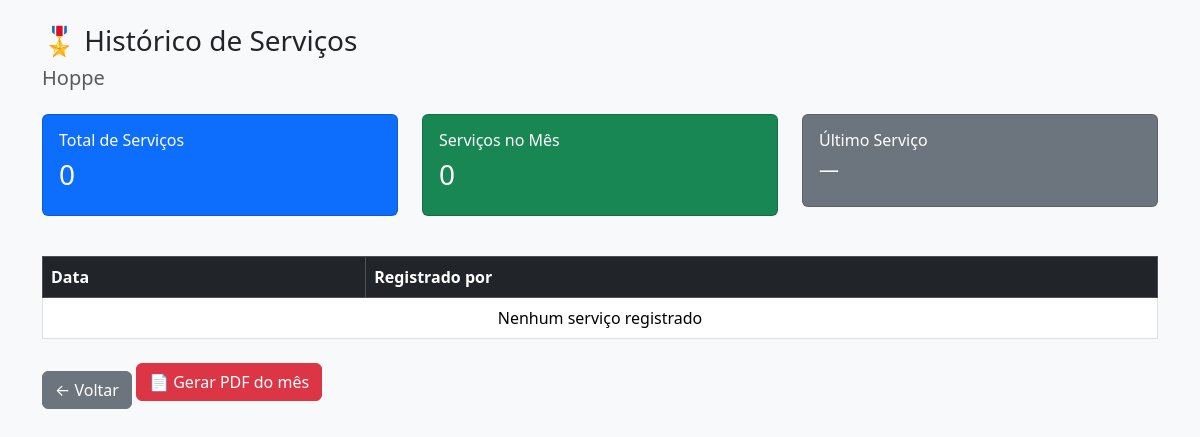
Page /militar/4/historico/ (signed in) on the earlier database version.
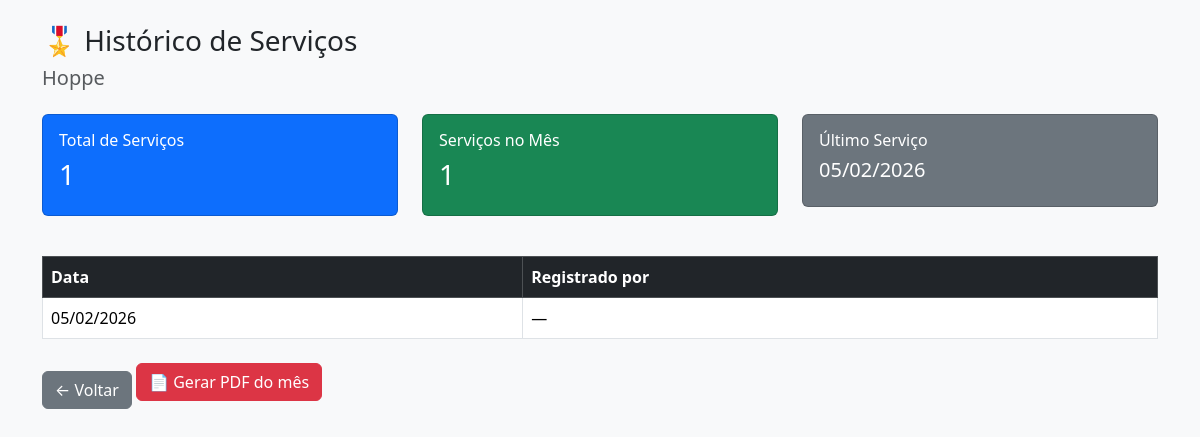
Same page on the later database version.
### core/models.py (models this page shows, shortened)
class Servico(models.Model):
    militar = models.ForeignKey(
        Militar,
        on_delete=models.CASCADE,
        related_name='servicos'
    )
    data = models.DateField()
    registrado_por = models.ForeignKey(
        User,
        on_delete=models.SET_NULL,
        null=True,
        blank=True
    )
    data_registro = models.DateTimeField(auto_now_add=True)
    class Meta:
        unique_together = ('militar', 'data')
        ordering = ['-data']
        verbose_name = 'Serviço'
        verbose_name_plural = 'Serviços'

### core/views.py (the view)
@login_required
def historico_militar(request, militar_id):
    if not pode_gerar_relatorios(request.user):
        return HttpResponseForbidden("Você não tem permissão para acessar este histórico.")
    militar = get_object_or_404(Militar, id=militar_id)
    servicos = Servico.objects.filter(
        militar=militar
    ).order_by('-data')
    hoje = date.today()
    total_servicos = servicos.count()
    ultimo_servico = servicos.first()
    total_mes = servicos.filter(
        data__month=hoje.month,
        data__year=hoje.year
    ).count()
    context = {
        'militar': militar,
        'servicos': servicos,
        'total_servicos': total_servicos,
        'ultimo_servico': ultimo_servico,
        'total_mes': total_mes,
    }
    return render(request, 'core/historico_militar.html', context)

### core/utils/permissoes.py (called while the page is built)
def is_admin(user):
    if not user or not user.is_authenticated:
        return False
    return user.is_superuser or user.groups.filter(name=ADMIN_GROUP).exists()

def pode_gerar_relatorios(user):
    return is_admin(user) or is_sargenteante(user)

### core/templates/core/historico_militar.html (shortened to what this page needs)
<!DOCTYPE html>
<html lang="pt-BR">
<head>
    <link href="https://cdn.jsdelivr.net/npm/bootstrap@5.3.2/dist/css/bootstrap.min.css"
          rel="stylesheet">
</head>
<body class="bg-light">
<div class="container mt-4">
    <h3>🎖️ Histórico de Serviços</h3>
    <h5 class="text-muted">{{ militar.nome }}</h5>
    <div class="row mt-4">
        <div class="col-md-4">
            <div class="card text-bg-primary mb-3">
                <div class="card-body">
                    <h6>Total de Serviços</h6>
                    <h3>{{ total_servicos }}</h3>
                </div>
            </div>
        </div>
        <div class="col-md-4">
            <div class="card text-bg-success mb-3">
                <div class="card-body">
                    <h6>Serviços no Mês</h6>
                    <h3>{{ total_mes }}</h3>
                </div>
            </div>
        </div>
        <div class="col-md-4">
            <div class="card text-bg-secondary mb-3">
                <div class="card-body">
                    <h6>Último Serviço</h6>
                    <h5>
                        {% if ultimo_servico %}
                            {{ ultimo_servico.data|date:"d/m/Y" }}
                        {% else %}
                            —
                        {% endif %}
                    </h5>
                </div>
            </div>
        </div>
    </div>
    <table class="table table-bordered table-hover mt-4">
        <thead class="table-dark">
            <tr>
                <th>Data</th>
                <th>Registrado por</th>
            </tr>
        </thead>
        <tbody>
            {% for servico in servicos %}
                <tr>
                    <td>{{ servico.data|date:"d/m/Y" }}</td>
                    <td>
                        {% if servico.registrado_por %}
                            {{ servico.registrado_por.username }}
                        {% else %}
                            —
                        {% endif %}
                    </td>
                </tr>
            {% empty %}
                <tr>
                    <td colspan="2" class="text-center">Nenhum serviço registrado</td>
                </tr>
            {% endfor %}
        </tbody>
    </table>
    <a href="{% url 'efetivo_do_dia' %}" class="btn btn-secondary mt-3">
        ← Voltar
    </a>
    <a href="{% url 'relatorio_mensal_militar_pdf' militar.id 2025 1 %}"
   class="btn btn-danger">
   📄 Gerar PDF do mês
</a>
</div>
</body>
</html>

Differences in the rows shown:
added Servico: data "05/02/2026"
Other differences:
{{ total_servicos }}: "0" → "1"
{{ total_mes }}: "0" → "1"
text no longer shown: "— Nenhum serviço registrado"
